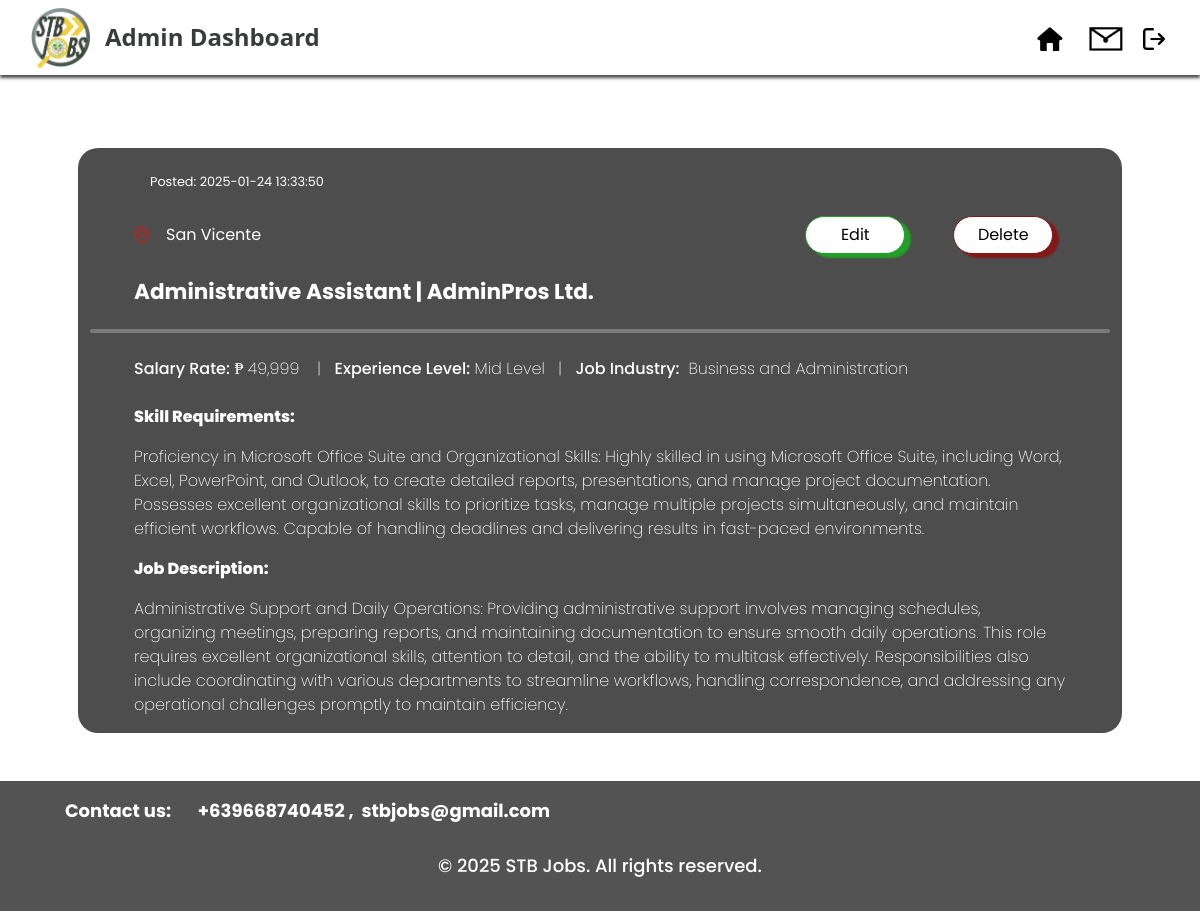
/admin/adminJobView.php?jobDetailID=13 (signed in), run on the app's committed database.
### tables this page shows
CREATE TABLE `post` (
  `postID` int(8) NOT NULL,
  `datePosted` datetime NOT NULL DEFAULT current_timestamp(),
  `updatedAt` datetime NOT NULL DEFAULT current_timestamp(),
  `userID` int(8) NOT NULL,
  `jobDetailID` int(8) NOT NULL
);

CREATE TABLE `jobdetail` (
  `jobDetailID` int(10) NOT NULL,
  `jobLocation` varchar(300) NOT NULL,
  `jobTitle` varchar(100) NOT NULL,
  `salaryRate` int(10) NOT NULL,
  `experienceLevel` varchar(50) NOT NULL,
  `jobIndustry` varchar(50) NOT NULL,
  `fullDescription` varchar(3000) NOT NULL,
  `companyName` varchar(100) NOT NULL,
  `jobSkillsDescription` varchar(1000) NOT NULL,
  `letterID` int(8) NOT NULL
);

### connect.php (called while the page is built, shortened)
<?php
  function executeQuery($query){
    $conn = $GLOBALS['conn'];
    return mysqli_query($conn, $query);
  }
?>

### process/adminJobView2.php (called while the page is built, shortened)
<?php
include("../connect.php");
if (isset($_GET['jobDetailID'])) {
    $jobDetailID = $_GET['jobDetailID'];
} else {
    header('location:adminJobList.php');
}
$getJobViewQuery = "SELECT jobdetail.jobDetailID,jobdetail.jobTitle, jobdetail.jobLocation, jobdetail.salaryRate, jobdetail.experienceLevel, jobdetail.jobIndustry, jobdetail.fullDescription, jobdetail.companyName, jobdetail.jobSkillsDescription, post.datePosted FROM `jobdetail` LEFT JOIN post ON jobdetail.jobDetailID = post.jobDetailID WHERE jobdetail.jobDetailID = '$jobDetailID';";
$jobViewresult = executeQuery($getJobViewQuery);
while ($jobRow = mysqli_fetch_assoc($jobViewresult)) {
    $jobDetailID = $jobRow['jobDetailID'];
    $jobTitle = $jobRow['jobTitle'];
    $salaryRate = $jobRow['salaryRate'];
    $expLevel = $jobRow['experienceLevel'];
    $companyName = $jobRow['companyName'];
    $location = $jobRow['jobLocation'];
    $industry = $jobRow['jobIndustry'];
    $skillRequirements = $jobRow['jobSkillsDescription'];
    $jobDescription = $jobRow['fullDescription'];
    $datePosted = $jobRow['datePosted'];
}
?>

### admin/adminJobView.php (the view, shortened to what this page needs)
<?php
include("../process/adminJobView2.php");
?>
<!DOCTYPE html>
<html lang="en">
<head>
    <link href="https://cdn.jsdelivr.net/npm/bootstrap@5.3.3/dist/css/bootstrap.min.css" rel="stylesheet"
>
    <link rel="stylesheet" href="../assets/css/adminCSS/adminJobView.css">
</head>
<body>
    <?php
    include("../assets/shared/navbarAdmin.php");
    ?>
    <div class="container main p-5" style="margin-top: 100px;">
        <div class="container job">
            <div class="row pt-4 mx-5">
                <p class="datePosted">Posted:&nbsp;<?php echo $datePosted ?></p>
            </div>
            <div class="row location mx-3">
                <div class="col-12 col-sm-12 col-xl-8 d-flex align-items-center" style="text-align: left;">
                    <img class="img-fluid locationImg mx-3" src="../assets/image/userImage/location.png">
                    <p class="barangay pt-3"><?php echo $location ?></p>
                </div>
                <div class="col-6 col-sm-6 col-xl-2 d-flex justify-content-center align-items-center">
                    <div class="container d-flex justify-content-end align-items-end">
                        <button type="button" class="btn custom-btn btnEdit"
                            onclick="location.href='jobEdit.php?jobID=<?php echo $jobDetailID?>'">Edit</button>
                    </div>
                </div>
                <div class="col-6 col-sm-6 col-xl-2 d-flex justify-content-center align-items-center">
                    <div class="container d-flex justify-content-start align-items-start">
                        <button class="btn custom-btn btnDelete" data-bs-toggle="modal"
                        data-bs-target="#deleteModal<?php echo $jobDetailID?>">Delete</button>
                                </div>
                            </div>
                        </div>
                    </div>
                </div>
            <div class="row companyName p-3 mx-3">
                <h3 class="jobName"><?php echo $jobTitle ?>&nbsp;|&nbsp;<?php echo $companyName ?></h3>
            </div>
            <div class="row d-flex justify-content-center align-items-center">
                <hr class="bar">
            </div>
            <div class="row jobDetails p-2 mx-4">
                <p> <span class="jobDetailsLabel">Salary Rate:</span>
                    ₱&nbsp;<?php echo number_format($salaryRate) ?>&nbsp;&nbsp;&nbsp;
                    |&nbsp;&nbsp; <span class="jobDetailsLabel">Experience Level:</span>
                    <?php echo $expLevel ?>&nbsp;&nbsp; |&nbsp;&nbsp; <span class="jobDetailsLabel">Job
                        Industry:</span>&nbsp;&nbsp;<?php echo $industry ?>
                </p>
            </div>
            <div class="row skill px-2 mx-4">
                <p>Skill Requirements:</p>
            </div>
            <div class="row skillDesc px-2 mx-4">
                <p>
                    <?php echo $skillRequirements ?>
                </p>
            </div>
            <div class="row jobDescTitle px-2 mx-4">
                <p>Job Description:</p>
            </div>
            <div class="row jobDesc px-2 mx-4">
                <p>
                    <?php echo $jobDescription ?>
                </p>
            </div>
    <?php
    include("../assets/shared/footerAdmin.php");
    ?>
</body>
</html>

### assets/css/adminCSS/adminJobView.css (style rules this page uses)
.job { background-color: #4D4D4D !important; border-radius: 20px !important; }
.datePosted { color: #ffffff !important; font-family: Poppins !important; font-size: clamp(.8rem, 1vw, .20rem) !important; text-align: start !important; }
.barangay { text-align: left !important; color: #ffffff !important; font-family: Poppins !important; font-size: clamp(1rem, 1vw, 1.5rem) !important; }
.btnEdit { background-color: #ffffff !important; border-style: solid 50px 50px 50px 50px !important; border-color: #21a027 !important; text-align: center !important; font-size: clamp(1rem, 1.2vw, 1.5rem) !important; font-family: Poppins !important; border-radius: 20px !important; box-shadow: 6px 4px 2px #21a027 !important; width: 100px !important; color: black !important; }
.btnDelete { background-color: #ffffff !important; border-style: solid 50px 50px 50px 50px !important; border-color: #841818 !important; text-align: center !important; font-size: clamp(1rem, 1.2vw, 1.5rem) !important; font-family: Poppins !important; border-radius: 20px !important; box-shadow: 6px 4px 2px #841818 !important; width: 100px !important; color: black !important; }
.jobName { color: #ffffff !important; font-family: Poppins !important; font-size: clamp(1rem, 1.8vw, 2rem) !important; font-weight: bolder !important; }
hr.bar { border: 2px solid rgb(255, 255, 255) !important; border-radius: 2px !important; width: 1120px; }
.jobDetails { color: #ffffff !important; font-family: Poppins !important; font-size: clamp(1rem, 1.5vw, 1rem) !important; font-weight: 200 !important; }
.jobDetailsLabel { color: #ffffff !important; font-family: Poppins !important; font-size: clamp(1rem, 1.5vw, 1rem) !important; font-weight: 500 !important; }
.skill { color: #ffffff !important; font-family: Poppins !important; font-size: clamp(1rem, 1.5vw, 1rem) !important; font-weight: 800 !important; }
.skillDesc { color: #ffffff !important; font-family: Poppins !important; font-size: clamp(1rem, 1.5vw, 1rem) !important; font-weight: 200 !important; }
.jobDescTitle { color: #ffffff !important; font-family: Poppins !important; font-size: clamp(1rem, 1.5vw, 1rem) !important; font-weight: 800 !important; }
.jobDesc { color: #ffffff !important; font-family: Poppins !important; font-size: clamp(1rem, 1.5vw, 1rem) !important; font-weight: 200 !important; }

### assets/css/adminCSS/navbarAdmin.css (style rules this page uses)
* { padding: 0; box-sizing: border-box; margin: 0; }
body { background: white; font-family: "Poppins", serif; }

### assets/shared/footerAdmin.php (style rules this page uses)
.row { margin: 0; padding: 0; }

### data on the page
post: datePosted "2025-01-24 13:33:50", jobDetailID.jobLocation "San Vicente", jobDetailID.jobTitle "Administrative Assistant", jobDetailID.companyName "AdminPros Ltd.", jobDetailID.salaryRate "49,999", jobDetailID.experienceLevel "Mid Level", jobDetailID.jobIndustry "Business and Administration", jobDetailID.jobSkillsDescription "Proficiency in Microsoft Office Suite and Organizational Skills: Highly skilled in using Microsoft Office Suite, including Word, Excel, PowerPoint, and Outlook, to create detailed reports, presentations, and manage project documentation. Possesses excellent organizational skills to prioritize tasks, manage multiple projects simultaneously, and maintain efficient workflows. Capable of handling deadlines and delivering results in fast-paced environments.", jobDetailID.fullDescription "Administrative Support and Daily Operations: Providing administrative support involves managing schedules, organizing meetings, preparing reports, and maintaining documentation to ensure smooth daily operations. This role requires excellent organizational skills, attention to detail, and the ability to multitask effectively. Responsibilities also include coordinating with various departments to streamline workflows, handling correspondence, and addressing any operational challenges promptly to maintain efficiency."
